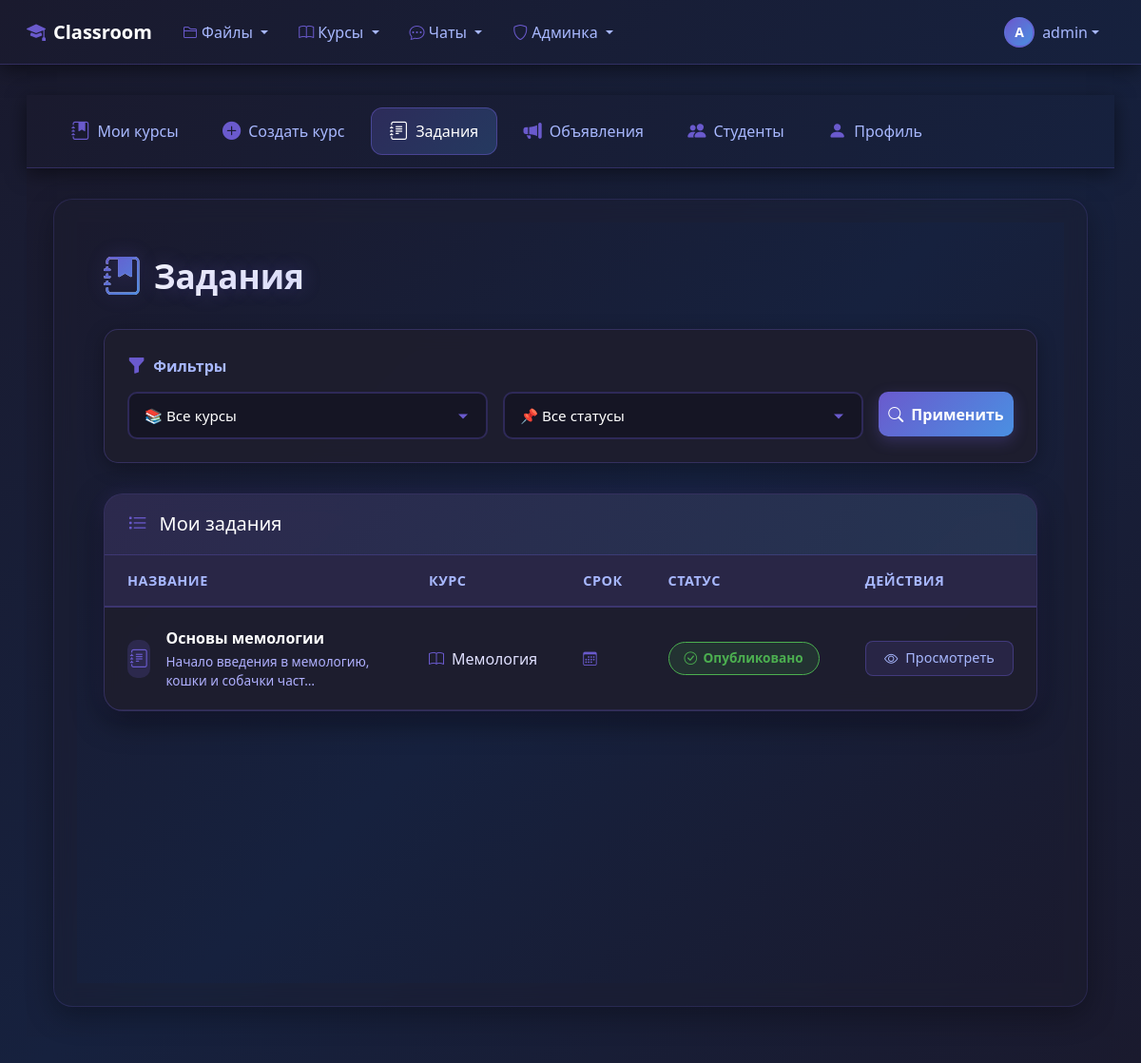
Page /assignments/ (signed in) on the earlier database version.
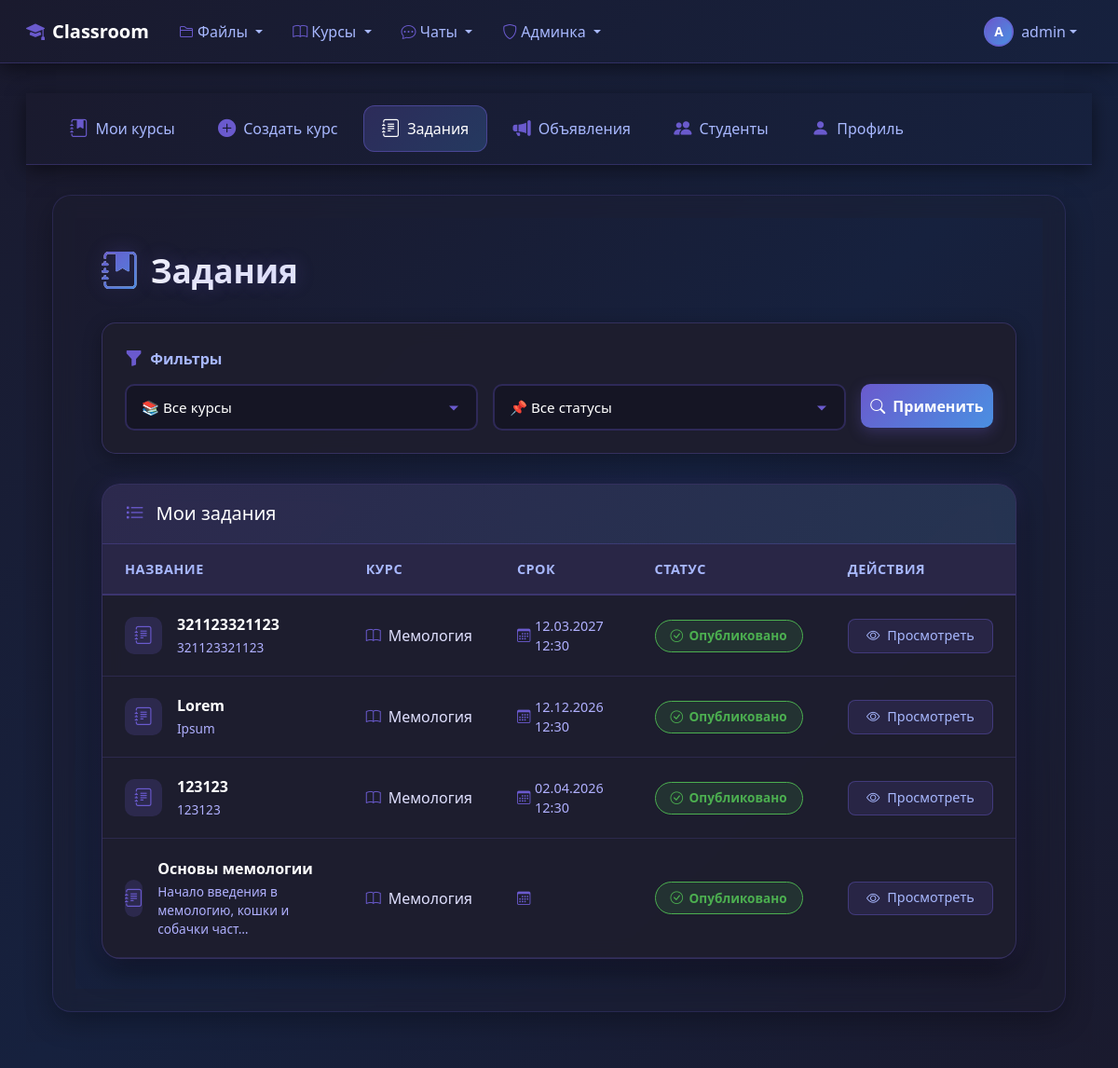
Same page on the later database version.
### classroom_core/models.py (models this page shows, shortened)
class Assignment(models.Model ):
    STATUS_CHOICES =[
   ('draft','Черновик'),
   ('published','Опубликовано'),
   ('closed','Закрыто'),
    ]
    course =models.ForeignKey(
    Course,
    on_delete =models.CASCADE ,
    related_name ='assignments',
    null = True,
    )
    section =models.ForeignKey(
    CourseSection ,
    on_delete =models.SET_NULL ,
    null =True,
    blank =True,
    related_name ='assignments'
    )
    title =models.CharField(max_length =255 )
    description =models.TextField()
    status =models.CharField(
    max_length =20 ,
    choices =STATUS_CHOICES ,
    default ='draft'
    )
    due_date =models.DateTimeField(null =True ,blank =True )
    allow_late_submissions =models.BooleanField(default =False )
    max_points =models.IntegerField(default =100 )
    passing_score =models.IntegerField(default =50 )
    is_group_assignment =models.BooleanField(default =False )
    group_size_min=models.IntegerField(default=1)
    group_size_max=models.IntegerField(default=1)
    attachment =models.FileField(
    upload_to ='assignment_attachments/',
    null =True ,
    blank =True
    )
    created_at =models.DateTimeField(auto_now_add =True )
    updated_at =models.DateTimeField(auto_now =True )
    published_at =models.DateTimeField(null =True ,blank =True )
    class Meta :
        ordering =['-due_date','-created_at']
        verbose_name ='Задание'
        verbose_name_plural ='Задания'

class Course(models.Model):
    STATUS_CHOICES = [
       ('draft', 'Черновик'),
       ('active', 'Активный'),
       ('archived', 'Архивирован'),
       ('completed', 'Завершен'),
    ]
    title = models.CharField(max_length=255)
    description = models.TextField()
    short_description = models.CharField(max_length=200, blank=True)
    code = models.CharField(max_length=20, unique=True, blank=True)
    instructor = models.ForeignKey(
        User,
        on_delete=models.CASCADE,
        related_name='courses_created'
    )
    teaching_assistants = models.ManyToManyField(
        User,
        blank=True,
        related_name='courses_assisting'
    )
    students = models.ManyToManyField(
        User,
        blank=True,
        related_name='courses_enrolled'
    )
    student_groups = models.ManyToManyField(
        StudentGroup,
        blank=True,
        related_name='courses_enrolled',
        help_text='Группы студентов, зачисленные на курс'
    )
    status = models.CharField(
        max_length=20,
        choices=STATUS_CHOICES,
        default='draft'
    )
    start_date = models.DateTimeField(null=True, blank=True)
    end_date = models.DateTimeField(null=True, blank=True)
    created_at = models.DateTimeField(auto_now_add=True)
    updated_at = models.DateTimeField(auto_now=True)
    cover_image = models.ImageField(
        upload_to='course_covers/',
        null=True,
        blank=True
    )
    color = models.CharField(max_length=7, default='#3498db')
    is_public = models.BooleanField(default=False)
    allow_self_enrollment = models.BooleanField(default=True)
    max_students = models.IntegerField(null=True, blank=True)
    class Meta:
        ordering = ['-created_at']
        verbose_name = 'Курс'
        verbose_name_plural = 'Курсы'

### classroom_core/views.py (the view)
# urls.py: path('assignments/', views.assignment_list, name='assignment_list'),
@login_required
def assignment_list(request ):
    user_profile =request.user.profile
    if user_profile.is_teacher() or user_profile.is_staff() or request.user.is_superuser:
        assignments =Assignment.objects.all()
    else :
        assignments =Assignment.objects.filter(
        course__students =request.user ,
        status ='published'
        )
    course_id =request.GET.get('course_id')
    if course_id :
        assignments =assignments.filter(course_id =course_id )
    status =request.GET.get('status')
    if status:
        assignments=assignments.filter(status =status )
    sort_by =request.GET.get('sort','-due_date')
    assignments =assignments.order_by(sort_by )
    paginator =Paginator(assignments ,12 )
    page_number =request.GET.get('page')
    page_obj =paginator.get_page(page_number )
    context ={
    'page_obj':page_obj ,
    'course_id':course_id ,
    'status':status ,
    'sort_by':sort_by ,
    }
    return render(request ,'classroom_core/assignment_list.html',context )

### classroom_core/models.py (called while the page is built)
    def is_teacher(self):
        return self.role == 'teacher'

    def is_staff(self):
        return self.role == 'staff'

### templates/classroom_core/assignment_list.html (shortened to what the changed rows need)
{% extends "classroom_core/base_courses.html" %}
{% block courses_content %}
<div class="dark-theme-assignments">
    <div class="container">
        <div class="page-header">
            <h1 class="page-title">
                <i class="bi bi-journal-bookmark-fill"></i>
                Задания
            </h1>
        </div>
        <div class="table-card">
            <div class="table-responsive">
                <table class="custom-table">
                    <thead>
                        <tr>
                            <th>Название</th>
                            <th>Курс</th>
                            <th>Срок</th>
                            <th>Статус</th>
                            <th>Действия</th>
                        </tr>
                    </thead>
                    <tbody>
                        {% for assignment in page_obj %}
                        <tr>
                            <td data-label="Название">
                                <div class="d-flex align-items-center">
                                    <div class="assignment-icon me-3">
                                        <i class="bi bi-journal-text"></i>
                                    </div>
                                    <div>
                                        <div class="assignment-title">{{ assignment.title }}</div>
                                        <div class="assignment-description">{{ assignment.description|striptags|truncatechars:50 }}</div>
                                    </div>
                                </div>
                            </td>
                            <td data-label="Курс">
                                <div class="d-flex align-items-center">
                                    <i class="bi bi-book me-2" style="color: #6a5acd;"></i>
                                    {{ assignment.course.title }}
                                </div>
                            </td>
                            <td data-label="Срок">
                                <span class="due-date">
                                    <i class="bi bi-calendar3"></i>
                                    {{ assignment.due_date|date:"d.m.Y H:i" }}
                                </span>
                            </td>
                            <td data-label="Статус">
                                {% if assignment.status == 'draft' %}
                                <span class="status-badge status-draft">
                                    <i class="bi bi-pencil"></i> Черновик
                                </span>
                                {% elif assignment.status == 'published' %}
                                <span class="status-badge status-published">
                                    <i class="bi bi-check-circle"></i> Опубликовано
                                </span>
                                {% elif assignment.status == 'closed' %}
                                <span class="status-badge status-closed">
                                    <i class="bi bi-lock"></i> Закрыто
                                </span>
                                {% endif %}
                            </td>
                            <td data-label="Действия">
                                <a href="{% url 'classroom_core:assignment_detail' assignment.id %}" class="btn-view">
                                    <i class="bi bi-eye"></i>
                                    Просмотреть
                                </a>
                            </td>
                        </tr>
                        {% endfor %}
                    </tbody>
                </table>
            </div>
        </div>
    </div>
</div>
{% endblock %}

Differences in the rows shown:
added Assignment: title "321123321123", description "321123321123", course "Мемология", due_date "12.03.2027 12:30", status "published" (drawn)
added Assignment: title "Lorem", description "Ipsum", course "Мемология", due_date "12.12.2026 12:30", status "published" (drawn)
added Assignment: title "123123", description "123123", course "Мемология", due_date "02.04.2026 12:30", status "published" (drawn)
